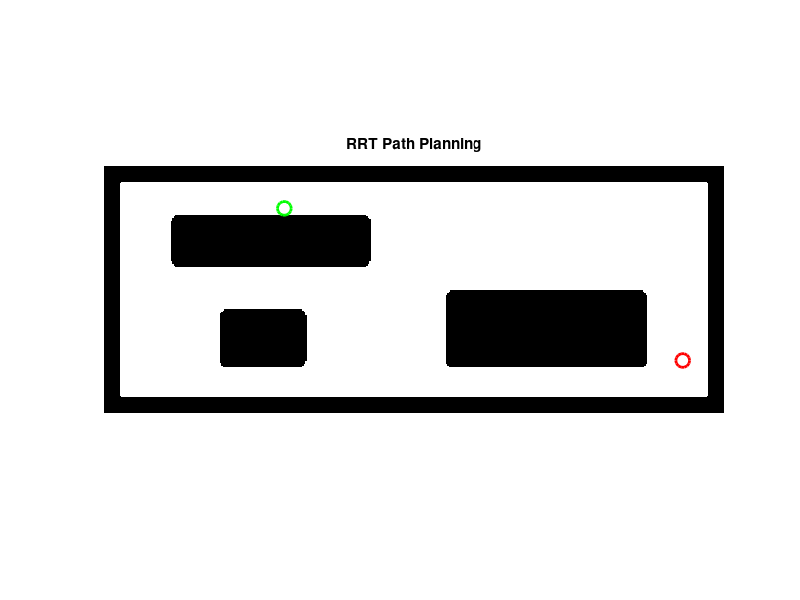
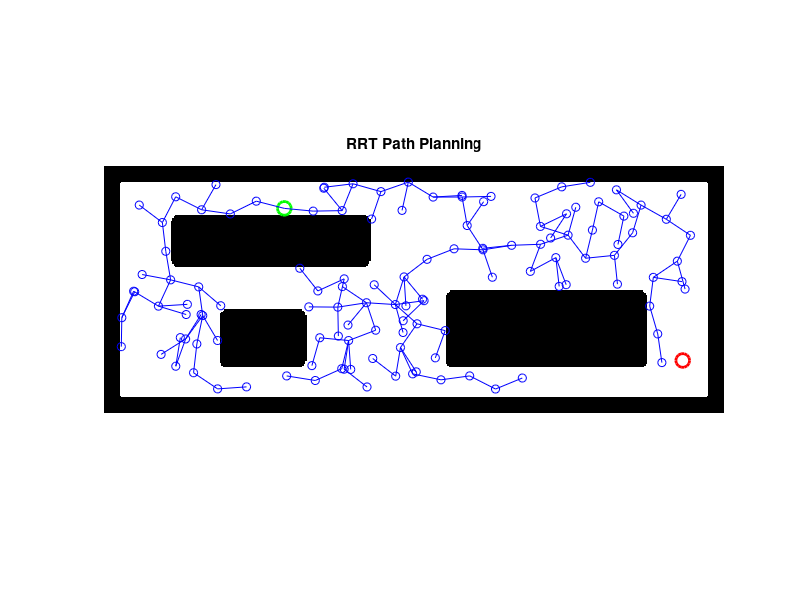

Here is the MATLAB script that generated these plots, in order:
close all
clear all
clc

% Load map
load('image_map.mat');

% Define start and goal points
q_s = [30 125];
q_g = [135 400];

figure
imshow(image_map,'InitialMagnification','fit');     % To display a bigger plot of the environment
hold on
plot(q_s(2), q_s(1), 'go', 'MarkerSize', 10, 'LineWidth', 2);   % Represented as a green circle (go)
plot(q_g(2), q_g(1), 'ro', 'MarkerSize', 10, 'LineWidth', 2);   % Represented as a red circle (ro)
title('RRT Path Planning');
hold off


% Parameters
max_iterations = 200;       % Max. iterations number
goal_radius = 15;           % Radius within which we consider the goal reached (like an error epsilon we allow to be)
delta = 20;                 % Step size for each iteration (distance from the q_near)
plot_delay = 0.1;           % Delay between iterations (in seconds) to make the graph animated

% Tree definition
tree = zeros(max_iterations, 2);    % Each row represents a node: (x,y)
tree(1, 1:2) = q_s;                 % The tree starts in q_s
node_number = 1;                    % Number of nodes added to the tree

% Plot the map
figure;
imshow(image_map,'InitialMagnification','fit');     % To display a bigger plot of the environment
hold on;

% Plot the Start and Goal points inside the map
plot(q_s(2), q_s(1), 'go', 'MarkerSize', 10, 'LineWidth', 2); 
plot(q_g(2), q_g(1), 'ro', 'MarkerSize', 10, 'LineWidth', 2);  
title('RRT Path Planning');

actual_iterations = 0;  % Initialize actual iterations count

% RRT Algorithm loop
goal_reached = false; % Flag to indicate if the goal is reached

while node_number < max_iterations && ~goal_reached
    % Random point
    q_rand = [randi(size(image_map, 1)), randi(size(image_map, 2))];
    
    % Nearest point in the tree
    distances = sqrt(sum((tree(1:node_number, 1:2) - q_rand).^2, 2));
    [~, index] = min(distances);      % The first element is not necessary so we can avoid to store it
    q_near = tree(index, 1:2);        % Add a q_near inside the tree
    
    direction = (q_rand - q_near) / norm(q_rand - q_near);     % Find a direction of movement and move towards it with a delta step
    q_new = q_near + delta * direction;
    
    % Check if q_new is within map bounds and not in an obstacle
    if q_new(1) < 1 || q_new(1) > size(image_map, 1) || q_new(2) < 1 || q_new(2) > size(image_map, 2) || image_map(round(q_new(1)), round(q_new(2))) == 0
        continue;       % Restart the while loop -> q_new is invalid
    end
    
    
    line_points = [linspace(q_near(1), q_new(1), 100); linspace(q_near(2), q_new(2), 100)]';
    if any(image_map(sub2ind(size(image_map), round(line_points(:,1)), round(line_points(:,2)))) == 0) % Check if, after the path is generated, an obstacle is hit
        continue;       % Restart the while loop -> the path hits one or more obstacles
    end
    
    
    node_number = node_number + 1;  % Increment node count
    tree(node_number, 1:2) = q_new; % If everything is ok, add q_new to the tree

    % Plot the new point 
    plot(q_new(2), q_new(1), 'bo');
    plot([q_near(2), q_new(2)], [q_near(1), q_new(1)], 'b'); %connect it to the current point (q_near)
    drawnow; % Force the update of the plot
    
    % Add delay
    pause(plot_delay);
    
    % Check if goal is reached
    if norm(q_new - q_g) < goal_radius
        disp('Goal reached!');
        goal_reached = true;
    end
end

if ~goal_reached
    disp('No solution found, try adding more iterations');
end

